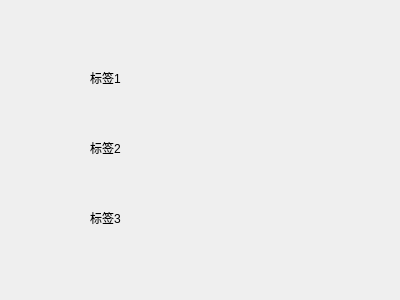
<?xml version="1.0" encoding="UTF-8"?>
<ui version="4.0">
 <class>Form</class>
 <widget class="QWidget" name="Form">
  <property name="geometry">
   <rect>
    <x>0</x>
    <y>0</y>
    <width>400</width>
    <height>300</height>
   </rect>
  </property>
  <property name="windowTitle">
   <string>Form</string>
  </property>
  <widget class="QLabel" name="label">
   <property name="geometry">
    <rect>
     <x>90</x>
     <y>70</y>
     <width>54</width>
     <height>16</height>
    </rect>
   </property>
   <property name="text">
    <string>标签1</string>
   </property>
  </widget>
  <widget class="QLabel" name="label_2">
   <property name="geometry">
    <rect>
     <x>90</x>
     <y>140</y>
     <width>54</width>
     <height>16</height>
    </rect>
   </property>
   <property name="text">
    <string>标签2</string>
   </property>
  </widget>
  <widget class="QLabel" name="label_3">
   <property name="geometry">
    <rect>
     <x>90</x>
     <y>210</y>
     <width>54</width>
     <height>16</height>
    </rect>
   </property>
   <property name="text">
    <string>标签3</string>
   </property>
  </widget>
 </widget>
 <resources/>
 <connections/>
</ui>
